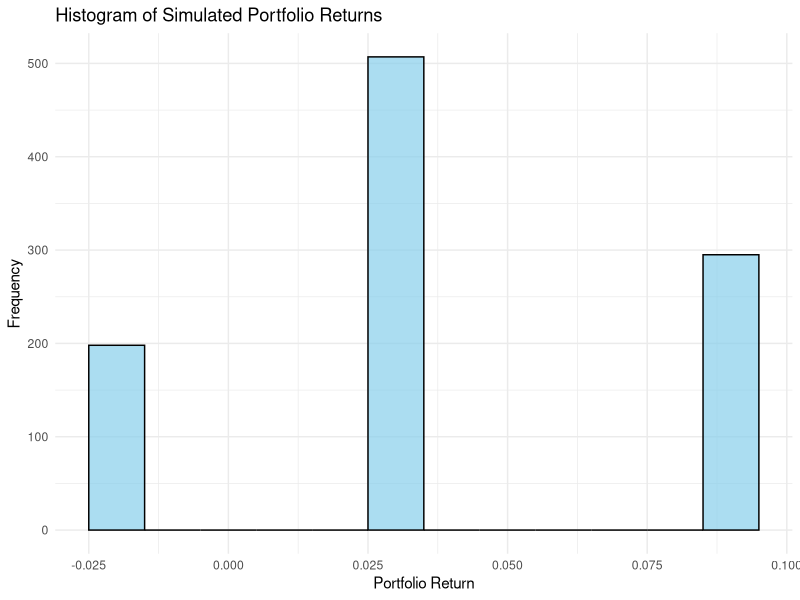

Source code (R): (Note: this script raises an error after producing the figure.)
## ---- chunk 1
# Set seed for reproducibility
set.seed(123)

# Number of simulations
n_simulations <- 1000

# Economic states and probabilities
economic_states <- c("High", "Medium", "Low")
state_probabilities <- c(0.30, 0.50, 0.20)

# Asset returns for each state
returns <- data.frame(
  Asset1 = c(0.08, 0.04, -0.02),
  Asset2 = c(0.12, 0.03, -0.05),
  Asset3 = c(0.05, 0.02, 0.01)
)

# Portfolio weights
weights <- c(0.50, 0.30, 0.20)

# Simulate 1000 economic states using sample function
simulated_states <- sample(economic_states, n_simulations, replace = TRUE, prob = state_probabilities)

# Generate data for all simulations using lapply
simulated_data <- lapply(simulated_states, function(state) {
  state_index <- which(economic_states == state)
  asset_returns <- returns[state_index,]
  portfolio_return <- sum(asset_returns * weights)
  
  # Return as a data frame
  data.frame(State = state, 
             Asset1_Return = as.numeric(asset_returns[1]), 
             Asset2_Return = as.numeric(asset_returns[2]), 
             Asset3_Return = as.numeric(asset_returns[3]), 
             Portfolio_Return = portfolio_return, 
             stringsAsFactors = FALSE)
})

# Convert list of data frames to a single data frame
simulated_df <- do.call(rbind, simulated_data)

# View the first few rows
head(simulated_df)

## ---- chunk 2
# Let us compute the mean return for each Asset and the portfolio as a whole
A1_mean_return <- mean(simulated_df$Asset1_Return)
A2_mean_return <- mean(simulated_df$Asset2_Return)
A3_mean_return <- mean(simulated_df$Asset3_Return)
Portfolio_mean_return <- mean(simulated_df$Portfolio_Return)

#Now let us print this
cat(sprintf("The mean return of Asset1 is %.2f%%\n", A1_mean_return * 100))
cat(sprintf("The mean return of Asset2 is %.2f%%\n", A2_mean_return * 100))
cat(sprintf("The mean return of Asset3 is %.2f%%\n", A3_mean_return * 100))
cat(sprintf("The mean return of the portfolio is %.2f%%\n", Portfolio_mean_return * 100))

#Let's calculate the Asset and portfolio standard deviation now
A1_st_dev <- sd(simulated_df$Asset1_Return)
A2_st_dev <- sd(simulated_df$Asset2_Return)
A3_st_dev <- sd(simulated_df$Asset3_Return)
Portfolio_st_dev <- sd(simulated_df$Portfolio_Return)

#And print this as well,but print some separator in between
cat(rep("*", 39), "\n")
cat(sprintf("Standard deviation of Asset1 returns is %.2f%%\n", A1_st_dev * 100))
cat(sprintf("Standard deviation of Asset2 returns is %.2f%%\n", A2_st_dev * 100))
cat(sprintf("Standard deviation of Asset3 returns is %.2f%%\n", A3_st_dev * 100))
cat(sprintf("Standard deviation of the portfolio returns is %.2f%%\n", Portfolio_st_dev * 100))

## ---- chunk 3
A1_expected_return <- sum(returns$Asset1 * state_probabilities)
A2_expected_return <- sum(returns$Asset2 * state_probabilities)
A3_expected_return <- sum(returns$Asset3 * state_probabilities)
Portfolio_expected_return <- A1_expected_return*weights[1]+A2_expected_return*weights[2]+A3_expected_return*weights[3]
#Let us print this as well
cat(sprintf("The expected return of the portfolio is %.2f%%\n", Portfolio_expected_return * 100))
## ---- chunk 4
var_A1 <- sum((returns$Asset1 - A1_expected_return)^2 * state_probabilities)
var_A2 <- sum((returns$Asset2 - A2_expected_return)^2 * state_probabilities)
var_A3 <- sum((returns$Asset3 - A3_expected_return)^2 * state_probabilities)

# Calculate covariance between assets
cov_A1_A2 <- sum((returns$Asset1 - A1_expected_return) * (returns$Asset2 - A2_expected_return) * state_probabilities)
cov_A1_A3 <- sum((returns$Asset1 - A1_expected_return) * (returns$Asset3 - A3_expected_return) * state_probabilities)
cov_A2_A3 <- sum((returns$Asset2 - A2_expected_return) * (returns$Asset3 - A3_expected_return) * state_probabilities)

# Portfolio variance formula
expected_portfolio_variance <- (weights[1]^2 * var_A1) + (weights[2]^2 * var_A2) + (weights[3]^2 * var_A3) +
  2 * (weights[1] * weights[2] * cov_A1_A2 + weights[1] * weights[3] * cov_A1_A3 + weights[2] * weights[3] * cov_A2_A3)
expected_portfolio_st_dev <- sqrt(expected_portfolio_variance)

cat(sprintf("The expected portfolio returns standard deviation is %.2f%%\n", expected_portfolio_st_dev * 100))
## ---- chunk 5
#We can also confirm this by comparing the theoretical probability of each state, and the relative frequency with which they appear in simulated_states

# Calculate the observed frequency of each state
simulated_states_freq <- table(simulated_states) / length(simulated_states)

# Convert the frequency table into a data frame and ensure it aligns with economic_states
observed_freq <- as.vector(simulated_states_freq[match(economic_states, names(simulated_states_freq))])

# Create the data frame with the correct columns
States_check <- data.frame(
  State = economic_states,
  Theoretical_probability = state_probabilities,
  Observed_frequency = observed_freq
)

# View the first few rows
head(States_check)
## ---- chunk 6
library(ggplot2)

# Create the histogram of simulated portfolio returns
ggplot(simulated_df, aes(x = Portfolio_Return)) +
  geom_histogram(binwidth = 0.01, fill = "skyblue", color = "black", alpha = 0.7) +
  labs(
    title = "Histogram of Simulated Portfolio Returns",
    x = "Portfolio Return",
    y = "Frequency"
  ) +
  theme_minimal()
## ---- chunk 7

set.seed(150)

# Number of simulations
n_simulations <- 1000

# Economic states and probabilities
economic_states <- c("High", "Medium", "Low")
state_probabilities <- c(0.30, 0.50, 0.20)

# Asset returns for each state
returns <- data.frame(
  Asset1 = c(0.08, 0.04, -0.02),
  Asset2 = c(0.12, 0.03, -0.05),
  Asset3 = c(0.05, 0.02, 0.01),
  Asset4 = c(0.15, 0.10, -0.10), #ETF following the Nasdaq index for example
  Asset5 = c(-0.04, 0.04, 0.08)  #ETF following some emerging market with difference business cycles
)

# Portfolio weights
weights <- c(0.20, 0.20, 0.20, 0.25, 0.15)

# Simulate 1000 economic states using sample function
simulated_states <- sample(economic_states, n_simulations, replace = TRUE, prob = state_probabilities)

# Generate data for all simulations using lapply
simulated_data <- lapply(simulated_states, function(state) {
  state_index <- which(economic_states == state)
  asset_returns <- returns[state_index,]
  portfolio_return <- sum(asset_returns * weights)
  
  # Return as a data frame
  data.frame(State = state, 
             Asset1_Return = as.numeric(asset_returns[1]), 
             Asset2_Return = as.numeric(asset_returns[2]), 
             Asset3_Return = as.numeric(asset_returns[3]),
             Asset4_Return = as.numeric(asset_returns[4]),
             Asset5_Return = as.numeric(asset_returns[5]),
             Portfolio_Return = portfolio_return, 
             stringsAsFactors = FALSE)
})

# Convert list of data frames to a single data frame
simulated_df <- do.call(rbind, simulated_data)

# View the first few rows
head(simulated_df)


# Let us compute the mean return for each Asset and the portfolio as a whole
A1_mean_return <- mean(simulated_df$Asset1_Return)
A2_mean_return <- mean(simulated_df$Asset2_Return)
A3_mean_return <- mean(simulated_df$Asset3_Return)
A4_mean_return <- mean(simulated_df$Asset4_Return)
A5_mean_return <- mean(simulated_df$Asset5_Return)
Portfolio_mean_return <- mean(simulated_df$Portfolio_Return)

#Now let us print this
cat(sprintf("The mean return of Asset1 is %.2f%%\n", A1_mean_return * 100))
cat(sprintf("The mean return of Asset2 is %.2f%%\n", A2_mean_return * 100))
cat(sprintf("The mean return of Asset3 is %.2f%%\n", A3_mean_return * 100))
cat(sprintf("The mean return of Asset4 is %.2f%%\n", A4_mean_return * 100))
cat(sprintf("The mean return of Asset5 is %.2f%%\n", A5_mean_return * 100))
cat(sprintf("The mean return of the portfolio is %.2f%%\n", Portfolio_mean_return * 100))

#Let's calculate the Asset and portfolio standard deviation now
A1_st_dev <- sd(simulated_df$Asset1_Return)
A2_st_dev <- sd(simulated_df$Asset2_Return)
A3_st_dev <- sd(simulated_df$Asset3_Return)
A4_st_dev <- sd(simulated_df$Asset4_Return)
A5_st_dev <- sd(simulated_df$Asset5_Return)
Portfolio_st_dev <- sd(simulated_df$Portfolio_Return)

#And print this as well,but print some separator in between
cat(rep("*", 39), "\n")
cat(sprintf("Standard deviation of Asset1 returns is %.2f%%\n", A1_st_dev * 100))
cat(sprintf("Standard deviation of Asset2 returns is %.2f%%\n", A2_st_dev * 100))
cat(sprintf("Standard deviation of Asset3 returns is %.2f%%\n", A3_st_dev * 100))
cat(sprintf("Standard deviation of Asset4 returns is %.2f%%\n", A4_st_dev * 100))
cat(sprintf("Standard deviation of Asset5 returns is %.2f%%\n", A5_st_dev * 100))
cat(sprintf("Standard deviation of the portfolio is %.2f%%\n", Portfolio_st_dev * 100))
## ---- chunk 8

simulated_df <- data.frame(State = character(n_simulations),
                           Asset1_Return = numeric(n_simulations),
                           Asset2_Return = numeric(n_simulations),
                           Asset3_Return = numeric(n_simulations),
                           Portfolio_Return = numeric(n_simulations),
                           stringsAsFactors = FALSE)

for (i in 1:n_simulations) {
  state_index <- which(economic_states == simulated_states[i])
  asset_returns <- returns[state_index, ]
  portfolio_return <- sum(asset_returns * weights)
  
  simulated_df[i, ] <- c(simulated_states[i], asset_returns, portfolio_return)
}
## ---- chunk 9
state_index <- match(state, economic_states)
## ---- chunk 10
# Compute theoretical expected portfolio return
expected_asset_returns <- colSums(returns * state_probabilities)
expected_portfolio_return <- sum(weights * expected_asset_returns)

# Compute theoretical portfolio variance
var_assets <- colSums((returns - expected_asset_returns)^2 * state_probabilities)
cov_matrix <- cov(returns) # Assuming returns is structured correctly
theoretical_variance <- sum((weights^2) * var_assets) + sum(weights %*% cov_matrix %*% weights)

# Print results
cat("Theoretical Expected Portfolio Return:", expected_portfolio_return, "\n")
cat("Theoretical Portfolio Variance:", theoretical_variance, "\n")
## ---- chunk 11
state_frequencies <- sapply(economic_states, function(state) {
  mean(simulated_df$State == state)
})
## ---- chunk 12
state_frequencies <- prop.table(table(simulated_df$State))
## ---- chunk 13
cor_matrix <- cor(returns)
print(cor_matrix)
